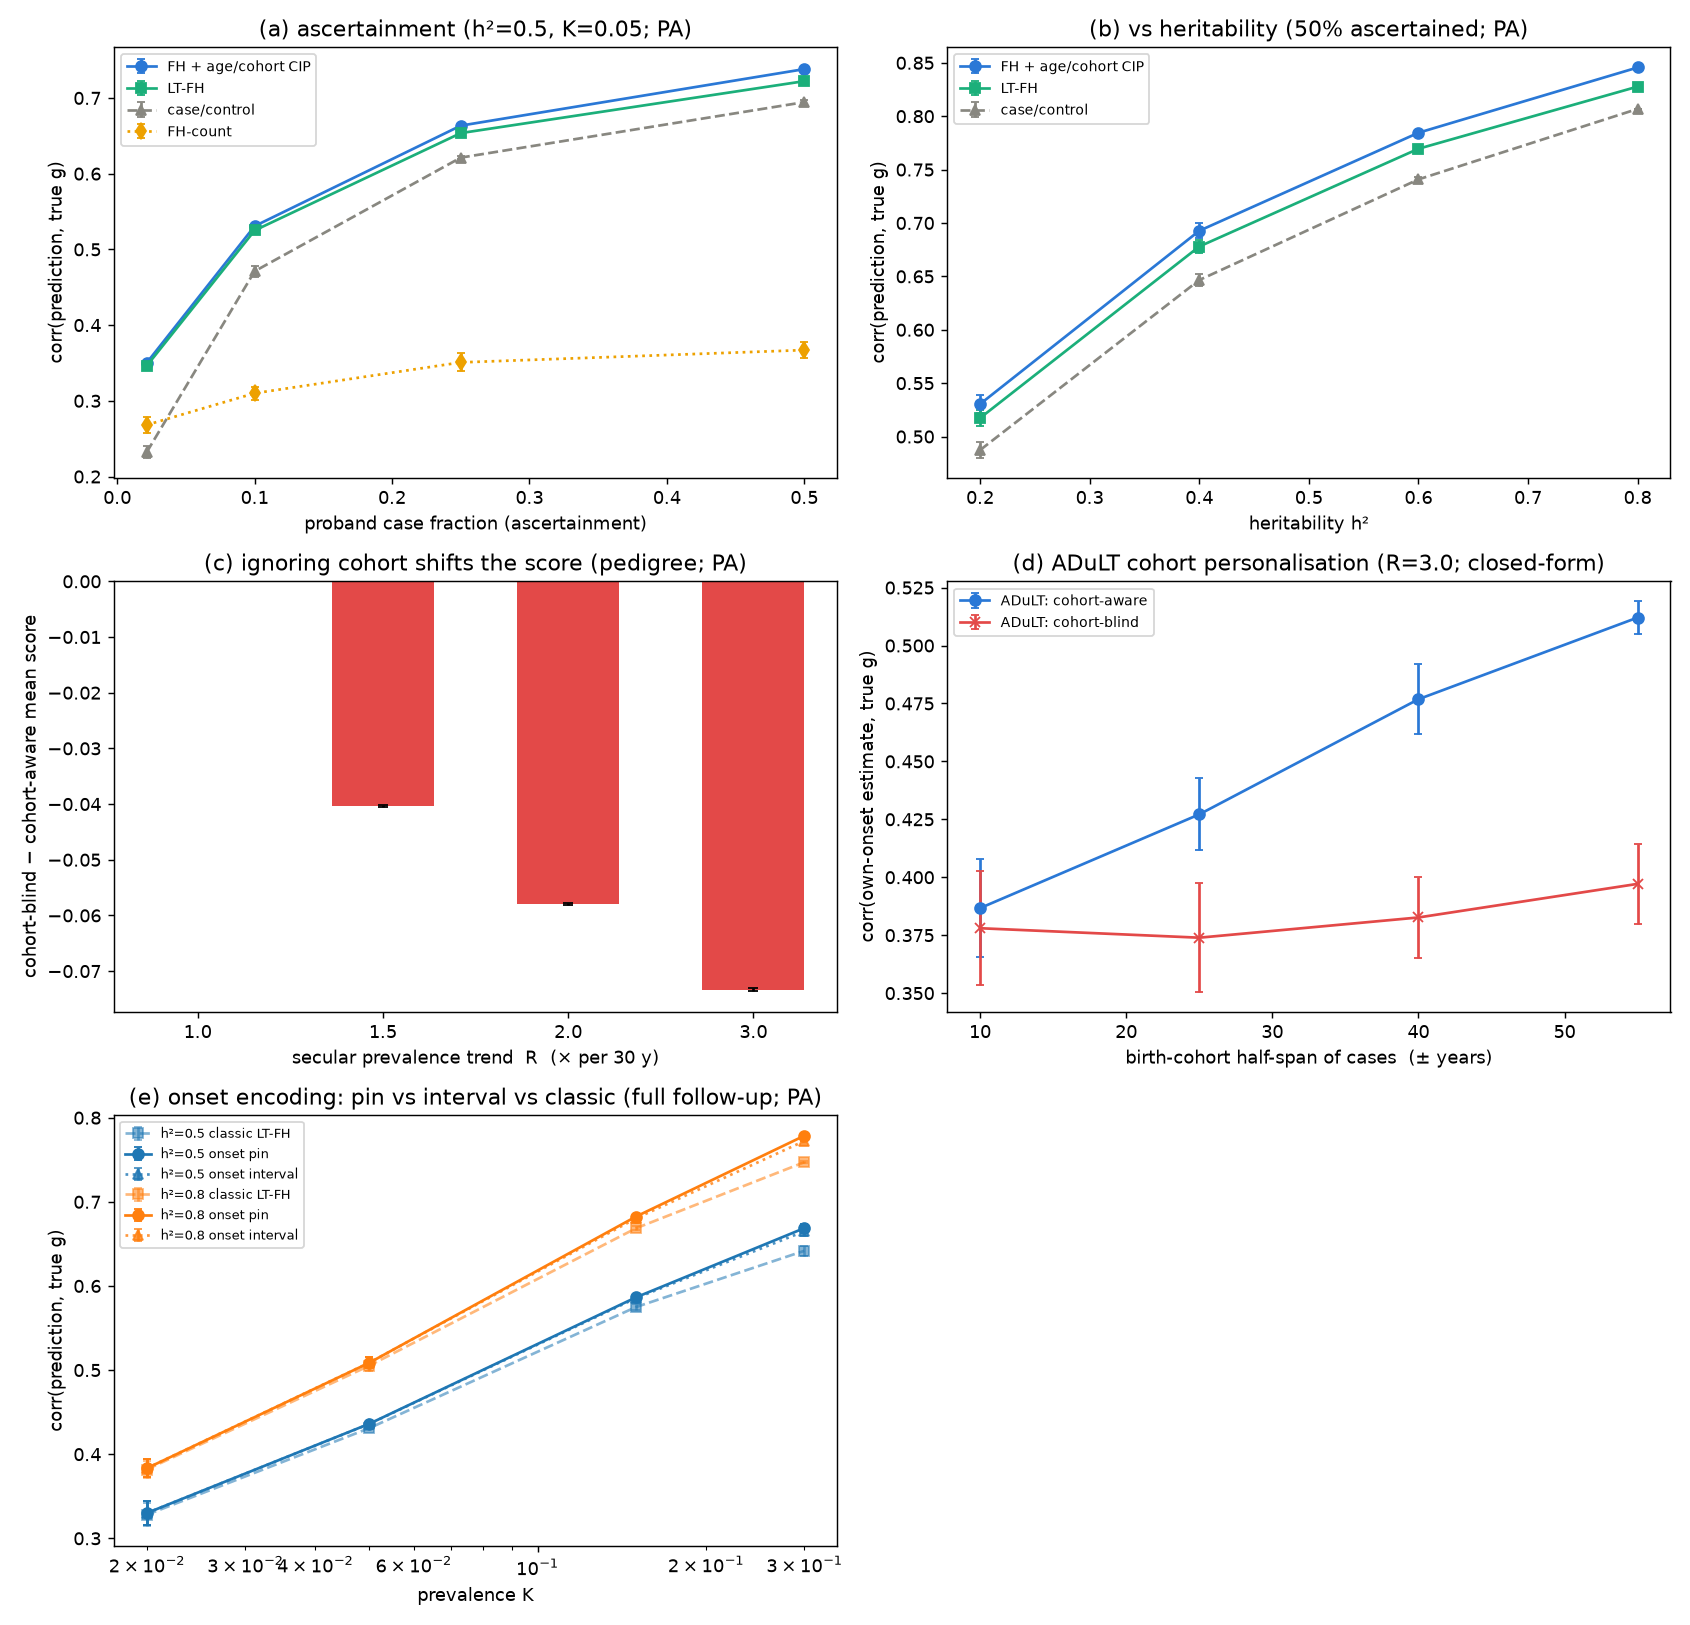

Here is the Python script that generated this plot:
"""Family-history and family-free personalised liability across registry settings.

The GWAS *phenotype* is the posterior-mean genetic liability
`E[g | own status + family history (+ age of onset + birth cohort)]`, compared with
the plain **case/control** label by correlation with known true `g`, using
**population** cumulative-incidence (CIP)
thresholds so it stays valid under case ascertainment (Pedersen 2022/2023).

Age- and cohort-consistent generative model. A liability `ℓ` is fixed; the threshold
`T(age; birth_year) = Φ⁻¹(1 − CIP(age; birth_year))` falls with age as risk accrues
and shifts with **birth cohort** (secular change in prevalence). So each person has
an onset age `a* = T⁻¹(ℓ)` under *their own cohort's* CIP. **Death is a competing
risk**: each relative has an age at death `D` (other-cause mortality), and is observed
only up to `c = min(D, age now)`; the proband is a living participant. **Observed
case** iff `a* ≤ c` (pinned at `T(a*) ≈ ℓ`), else **censored control** at `(−∞, T(c))`
— a relative who dies disease-free is a control censored at their death age, not a
phantom centenarian. `CIP(age; by) = K(by) / (1 + exp((mid − age) · slope))`, with the
cohort lifetime prevalence `K(by) = K · R^((by − 1965)/30)` (a secular ratio `R` per
30 years). Ages are generationally consistent (proband 40–70 born ≈1950–1980, parents
≈29–31 y older, grandparents ≈56–58 y); with mortality, grandparents are observed to
death (~80, ~98 % deceased) with their correct ≈1908 birth cohort.

Two threshold policies are compared:
  * **cohort-aware** — the personalised threshold
    `Tᵢ = Φ⁻¹(1 − K(ageᵢ ; birth_yearᵢ))`, each person anchored to *their own* birth
    cohort's lifetime prevalence `K(by) = K·R^((by−1965)/30)`;
  * **single-K** — the classical-LTM / original-LT-FH baseline: **one** lifetime
    prevalence `K` (the 1965 reference) for *everyone*, i.e. the same CIP anchor
    regardless of birth cohort (cohort-blind; sex is not modelled either).
They coincide when there is no secular trend (`R=1`). In pedigree panels (a)–(c),
the personalised model includes relatives and is an LT-FH++ cohort component.
Panel (d) uses only each index case and is therefore ADuLT.

Predictors in panels (a)–(c): `cc` (own case/control), `count` (# observed-case
relatives), `LT-FH` (binary, single `K`), `FH + age/cohort CIP` (personalised
family bounds), and its cohort-blind age-dependent ablation. Panel (d) compares
cohort-aware ADuLT with the corresponding cohort-blind ADuLT ablation.
Panels (a)–(c) use the selected PA or Gibbs inference engine; panel (d) is a
family-free closed-form calculation and does not run either inference engine.

Sweeps: (a) **ascertainment** (family-history vs age-of-onset gains); (b)
**heritability** (accuracy scales with h²); (c) **secular prevalence trend R** —
cohort-aware vs single-K thresholds. The birth-cohort correction helps **both**
calibration and ranking: ignoring the trend biases the liability estimate (panel (c)
reports this bias, up to −0.07), *and* it loses ranking/power whenever cases span a
range of birth cohorts — two cases with the same age of onset but different cohorts
have different true liabilities (the earlier-born, lower-prevalence one is more
extreme), which a single-K analysis collapses. On this pedigree the ranking gain is
small (the high-weight proband is a living participant spanning ~1950–1980, and the
wide-cohort grandparents are low-relatedness controls). Panel (d) isolates that
ranking gain across widening case-cohort spans; at the default R=3 and ±55 years,
the current replicated result is about 0.51 (cohort-aware) vs 0.40 (single-K), or ~1.66× in
squared-correlation terms. The
CIP shape (`--mid`, `--slope`) is configurable; GWAS λ_GC is not tested here.

Panel (e) is the onset-encoding ablation (formerly `bench_age_onset.py`): the
SAME full-follow-up families — no mortality, no cohort trend, so it stays a
clean ablation — are scored under three encodings of each case: classic binary
LT-FH `(thresh(K), inf)`, onset as an interval `[thresh(onset), inf)`, and onset
pinned at `lower == upper == thresh(onset)` (the LT-FH++ age component). All
three encodings are fit with PA; the pin is also fit with Gibbs on the first
replicate to confirm the engines agree. Swept over prevalence `K` (and h²), it
shows the onset gain grows with `K`; the pin-vs-interval contrast isolates how
much of the increment is the pin-equals-liability identity rather than knowing
onset was at least that early.

    python benchmarks/bench_fh_prediction.py
    python benchmarks/bench_fh_prediction.py --trends 1 2 4 --h2s 0.3 0.6
Writes bench_fh_prediction.csv (+ .png if matplotlib is present).
"""

import os
import csv
import argparse
from collections import defaultdict

import numpy as np

from _common import estimate, get_plt
from ltpred.covariance import construct_covmat_single, correct_positive_definite
from ltpred.thresholds import liability_threshold, convert_age_to_thresh, convert_liability_to_aoo
from ltpred.family import Family, Member

HERE = os.path.dirname(os.path.abspath(__file__))

STRUCT = ["m", "f", "s1", "s2", "mgm", "mgf", "pgm", "pgf"]     # 3-generation pedigree
CAL_NOW = 2020.0                                                # reference calendar year
BY_REF = 1965.0                                                 # reference birth cohort for K
_AGE_GAP = {"o": 0, "s": 0, "mhs": 0, "phs": 0, "m": 29, "f": 31, "mau": 29,
            "pau": 31, "mgm": 56, "mgf": 58, "pgm": 56, "pgf": 58, "c": -29}


def _draw_family(non_g, proband_age, n, rng, death_mean, death_sd):
    """Birth years and observation (censoring) ages, with **death as a competing risk**.

    The proband is a living participant (age ~ U(``proband_age``)); each relative gets
    a generationally consistent birth year and an independent age at death
    ``D ~ N(death_mean, death_sd)`` (other-cause mortality). A relative is observed up
    to ``min(D, age now)`` — the deceased up to their death age, the living up to the
    present — so a relative who dies disease-free is a control censored at death, not a
    phantom centenarian. Returns ``(birth_years, observation_ages)``, each ``(n, m)``."""
    pa = rng.integers(proband_age[0], proband_age[1] + 1, size=n).astype(float)
    proband_by = CAL_NOW - pa
    BY = np.empty((n, len(non_g)))
    OA = np.empty((n, len(non_g)))
    for j, r in enumerate(non_g):
        stem = r.rstrip("0123456789")
        gap = _AGE_GAP.get(stem, 0)
        sd = 0.0 if stem == "o" else (7.0 if gap == 0 else 5.0)
        by = proband_by - gap + rng.normal(0.0, sd, n)         # older relatives born earlier
        age_now = CAL_NOW - by                                 # biological age if alive
        if stem == "o":
            obs = age_now                                      # enrolled living participant
        else:
            death = np.clip(rng.normal(death_mean, death_sd, n), 1, 110)
            obs = np.minimum(death, age_now)                   # competing risk censors at death
        BY[:, j] = by
        OA[:, j] = np.clip(np.round(obs), 1, 110)
    return BY, OA


def _cohort_K(birth_year, K, trend_R):
    """Lifetime prevalence by birth cohort: ``K`` at 1965, scaled ``R`` per 30 years."""
    return np.clip(K * trend_R ** ((birth_year - BY_REF) / 30.0), 1e-4, 0.9)


def _thr(age, prev, mid, slope):
    return np.asarray(convert_age_to_thresh(age, pop_prev=prev,
                                            mid_point=mid, slope=slope), dtype=float)


def simulate_cohort(fam_vec, h2, K, n_fam, seed, case_frac=None, proband_age=(40, 70),
                    trend_R=1.0, mid=60.0, slope=1.0 / 8.0, death_mean=80.0, death_sd=12.0):
    """Age-, cohort-, and mortality-consistent cohort; ``case_frac`` oversamples
    observed case probands (ascertainment). Death is a **competing risk**: a relative
    is observed only up to ``min(age at death, age now)``, so a disease-free death is a
    censored control at the death age. Returns true ``g``, proband observed status, the
    observed-case relative count, and three family encodings: binary (single ``K``),
    age-of-onset **cohort-aware** (per-person ``K_i``), and age-of-onset single-``K``."""
    cov_obj = construct_covmat_single(fam_vec=fam_vec, add_ind=True, h2=h2)
    cov, _ = correct_positive_definite(cov_obj.matrix)
    roles = cov_obj.roles
    non_g = roles[1:]
    o_pos = non_g.index("o")
    mem_cols = [roles.index(r) for r in non_g]
    T_K = float(liability_threshold(K))
    rng = np.random.default_rng(seed)

    def block(n):
        L = rng.multivariate_normal(np.zeros(len(roles)), cov, size=n)
        Lm = L[:, mem_cols]
        BY, OA = _draw_family(non_g, proband_age, n, rng, death_mean, death_sd)
        Ki = _cohort_K(BY, K, trend_R)                     # cohort prevalence by birth year
        aoo = convert_liability_to_aoo(Lm, pop_prev=Ki, mid_point=mid,
                                       slope=slope)        # onset under own cohort CIP
        aoo = np.where(np.isfinite(aoo), np.round(aoo), np.inf)
        obs = aoo <= OA                                    # observed case iff onset before censoring
        return L[:, 0], Lm, OA, Ki, aoo, obs

    if case_frac is None:
        g, Lm, OA, Ki, aoo, obs = block(n_fam)
    else:
        n_case = int(round(case_frac * n_fam)); n_ctrl = n_fam - n_case
        buf = {k: [] for k in "gLAKae"}; nc = nk = 0
        while nc < n_case or nk < n_ctrl:
            gb, Lmb, OAb, Kib, aoob, obsb = block(max(20000, 8 * n_fam))
            pc = obsb[:, o_pos]
            ci = np.where(pc)[0][:max(0, n_case - nc)]
            ki = np.where(~pc)[0][:max(0, n_ctrl - nk)]
            take = np.concatenate([ci, ki]); nc += len(ci); nk += len(ki)
            for key, arr in zip("gLAKae", (gb, Lmb, OAb, Kib, aoob, obsb)):
                buf[key].append(arr[take])
        g, Lm, OA, Ki, aoo, obs = (np.concatenate(buf[k]) for k in "gLAKae")
        perm = rng.permutation(len(g))
        g, Lm, OA, Ki, aoo, obs = (x[perm] for x in (g, Lm, OA, Ki, aoo, obs))

    aoo_c = np.where(obs, aoo, 60.0)                        # avoid inf in unused case slots
    th_coh_case = _thr(aoo_c, Ki, mid, slope)
    th_coh_ctrl = _thr(OA, Ki, mid, slope)
    th_one_case = _thr(aoo_c, K, mid, slope)
    th_one_ctrl = _thr(OA, K, mid, slope)

    fams_bin, fams_coh, fams_one = [], [], []
    for i in range(len(g)):
        mb, mc, mo = [], [], []
        for j, r in enumerate(non_g):
            if obs[i, j]:
                mb.append(Member(r, T_K, np.inf))
                mc.append(Member(r, th_coh_case[i, j], th_coh_case[i, j]))
                mo.append(Member(r, th_one_case[i, j], th_one_case[i, j]))
            else:
                mb.append(Member(r, -np.inf, T_K))
                mc.append(Member(r, -np.inf, th_coh_ctrl[i, j]))
                mo.append(Member(r, -np.inf, th_one_ctrl[i, j]))
        fams_bin.append(Family(i, mb)); fams_coh.append(Family(i, mc)); fams_one.append(Family(i, mo))

    rel_pos = [j for j, r in enumerate(non_g) if r != "o"]
    return dict(g=g, o_status=obs[:, o_pos].astype(float),
                count=obs[:, rel_pos].sum(axis=1).astype(float),
                fams_bin=fams_bin, fams_coh=fams_coh, fams_one=fams_one)


def simulate_onset(fam_vec, h2, K, n_fam, seed, mid=60.0, slope=1.0 / 8.0):
    """Full-follow-up onset cohort for the encoding ablation: **no mortality, no
    cohort trend** — every lifetime case (``liability > thresh(K)``) is observed
    with its exact onset age ``T⁻¹(liability)`` (integer-rounded, as a registry
    would record it), and controls are fully followed up, so the three encodings
    below condition on the same families and differ only in how a case is encoded:
    classic binary LT-FH ``(thresh(K), inf)``, onset interval
    ``[thresh(onset), inf)``, and onset pin ``thresh(onset)`` (``lower == upper``).
    Returns true ``g`` and the three encodings."""
    cov_obj = construct_covmat_single(fam_vec=fam_vec, add_ind=True, h2=h2)
    cov, _ = correct_positive_definite(cov_obj.matrix)
    roles = cov_obj.roles
    non_g = roles[1:]
    mem_cols = [roles.index(r) for r in non_g]
    T_K = float(liability_threshold(K))
    rng = np.random.default_rng(seed)
    L = rng.multivariate_normal(np.zeros(len(roles)), cov, size=n_fam)
    Lm = L[:, mem_cols]
    obs = Lm > T_K                                     # full follow-up: all lifetime cases seen
    aoo = convert_liability_to_aoo(Lm, pop_prev=K, mid_point=mid, slope=slope)
    aoo = np.where(np.isfinite(aoo), np.round(aoo), np.inf)
    thr_onset = _thr(np.where(obs, aoo, 60.0), K, mid, slope)

    fams_bin, fams_int, fams_pin = [], [], []
    for i in range(n_fam):
        mb, mi, mp = [], [], []
        for j, r in enumerate(non_g):
            if obs[i, j]:
                mb.append(Member(r, T_K, np.inf))
                mi.append(Member(r, thr_onset[i, j], np.inf))
                mp.append(Member(r, thr_onset[i, j], thr_onset[i, j]))
            else:
                mb.append(Member(r, -np.inf, T_K))
                mi.append(Member(r, -np.inf, T_K))
                mp.append(Member(r, -np.inf, T_K))
        fams_bin.append(Family(i, mb)); fams_int.append(Family(i, mi))
        fams_pin.append(Family(i, mp))
    return dict(g=L[:, 0], fams_bin=fams_bin, fams_int=fams_int, fams_pin=fams_pin)


def _corr(pred, g):
    return 0.0 if np.std(pred) < 1e-12 else float(np.corrcoef(pred, g)[0, 1])


def _engine_label(method):
    """Canonical display/CSV label for the selected pedigree inference engine."""
    key = str(method).lower()
    if key in {"pa", "pearson-aitken", "pearson_aitken", "aitken"}:
        return "PA"
    if key == "gibbs":
        return "Gibbs"
    return str(method)


def run_point(fam_vec, h2, K, case_frac, n_fam, reps, method, seed0, proband_age,
              trend_R, mid, slope):
    acc = defaultdict(list)
    for r in range(reps):
        s = simulate_cohort(fam_vec, h2, K, n_fam, seed0 + r, case_frac,
                            proband_age, trend_R, mid=mid, slope=slope)
        g = s["g"]
        preds = dict(cc=s["o_status"], count=s["count"],
                     ltfh=estimate(s["fams_bin"], h2, method, seed=seed0 + r)[0],
                     fh_age_cohort=estimate(s["fams_coh"], h2, method,
                                            seed=seed0 + r)[0],
                     fh_age_single_k=estimate(s["fams_one"], h2, method,
                                              seed=seed0 + r)[0])
        c = {k: _corr(v, g) for k, v in preds.items()}
        for k, v in c.items():
            acc[f"corr_{k}"].append(v)
        acc["squared_corr_ratio_ltfh_vs_case_control"].append(
            (c["ltfh"] / c["cc"]) ** 2 if c["cc"] > 0 else np.nan)
        acc["squared_corr_ratio_fh_age_cohort_vs_ltfh"].append(
            (c["fh_age_cohort"] / c["ltfh"]) ** 2 if c["ltfh"] > 0 else np.nan)
        # Store actual truth-referenced errors plus the policy-induced mean shift.
        acc["rmse_fh_age_cohort"].append(
            float(np.sqrt(np.mean((preds["fh_age_cohort"] - g) ** 2))))
        acc["rmse_fh_age_single_k"].append(
            float(np.sqrt(np.mean((preds["fh_age_single_k"] - g) ** 2))))
        acc["mean_error_fh_age_cohort"].append(
            float(np.mean(preds["fh_age_cohort"] - g)))
        acc["mean_error_fh_age_single_k"].append(
            float(np.mean(preds["fh_age_single_k"] - g)))
        acc["mean_shift_fh_age_single_k_minus_cohort"].append(
            float(preds["fh_age_single_k"].mean() - preds["fh_age_cohort"].mean()))
        acc["case_frac"].append(float(s["o_status"].mean()))
    out = {k: float(np.nanmean(v)) for k, v in acc.items()}
    for key, values in acc.items():
        values = np.asarray(values, float)
        finite = values[np.isfinite(values)]
        out[f"{key}_se"] = (float(finite.std(ddof=1) / np.sqrt(finite.size))
                             if finite.size > 1 else np.nan)
    out["reps"] = reps
    return out


def run_cohort_span(h2, K, span, n, seed, mid, slope, trend_R):
    """Isolate the family-free ADuLT birth-cohort ranking gain.

    Cases spanning ±``span`` birth years around 1965, each estimated from its **own**
    age of onset (no family), cohort-aware vs single-``K``. Two cases with the same
    onset age but different cohorts have different true liabilities (the earlier-born,
    lower-prevalence one is more extreme); cohort-aware pins them correctly, single-``K``
    collapses them — so the accuracy gap grows with the cohort span."""
    rng = np.random.default_rng(seed)
    by = rng.uniform(BY_REF - span, BY_REF + span, n)
    Ki = _cohort_K(by, K, trend_R)
    g = rng.normal(0.0, np.sqrt(h2), n)
    L = g + rng.normal(0.0, np.sqrt(1.0 - h2), n)
    aoo = convert_liability_to_aoo(L, pop_prev=Ki, mid_point=mid, slope=slope)
    obs = rng.uniform(40, 90, n)
    m = np.isfinite(aoo) & (aoo <= obs)                 # observed cases
    a = np.round(aoo[m])
    coh = _thr(a, Ki[m], mid, slope)                    # cohort-aware pin ≈ true liability
    one = _thr(a, K, mid, slope)                        # single-K pin (ignores cohort)
    return dict(corr_adult=_corr(h2 * coh, g[m]),
                corr_adult_single_k=_corr(h2 * one, g[m]),
                n_cases=int(m.sum()))


def run_onset_encoding(fam_vec, h2, K, n_fam, reps, seed0, mid, slope):
    """Pin-vs-interval-vs-classic onset encodings on the same simulated families.

    All three encodings are fit with PA; the pin is additionally fit with Gibbs
    on the first replicate to confirm the two engines agree. Metrics are
    corr(estimate, true ``g``) and the squared-correlation eff-N gain of each
    onset encoding over classic LT-FH."""
    acc = defaultdict(list)
    gibbs_corr = agree = np.nan
    for r in range(reps):
        s = simulate_onset(fam_vec, h2, K, n_fam, seed0 + r, mid=mid, slope=slope)
        g = s["g"]
        pin_pa = estimate(s["fams_pin"], h2, "pa", seed=seed0 + r)[0]
        c = dict(ltfh=_corr(estimate(s["fams_bin"], h2, "pa", seed=seed0 + r)[0], g),
                 fh_onset_interval=_corr(estimate(s["fams_int"], h2, "pa",
                                                  seed=seed0 + r)[0], g),
                 fh_onset_pin=_corr(pin_pa, g))
        for k, v in c.items():
            acc[f"corr_{k}"].append(v)
        acc["squared_corr_ratio_onset_interval_vs_ltfh"].append(
            (c["fh_onset_interval"] / c["ltfh"]) ** 2 if c["ltfh"] > 0 else np.nan)
        acc["squared_corr_ratio_onset_pin_vs_ltfh"].append(
            (c["fh_onset_pin"] / c["ltfh"]) ** 2 if c["ltfh"] > 0 else np.nan)
        if r == 0:
            pin_gibbs = estimate(s["fams_pin"], h2, "gibbs", seed=seed0)[0]
            gibbs_corr = _corr(pin_gibbs, g)
            agree = _corr(pin_pa, pin_gibbs)
    out = {k: float(np.nanmean(v)) for k, v in acc.items()}
    for key, values in acc.items():
        values = np.asarray(values, float)
        finite = values[np.isfinite(values)]
        out[f"{key}_se"] = (float(finite.std(ddof=1) / np.sqrt(finite.size))
                            if finite.size > 1 else np.nan)
    out["reps"] = reps
    out["corr_fh_onset_pin_gibbs"] = gibbs_corr      # first replicate only
    out["onset_pin_pa_gibbs_agree"] = agree          # first replicate only
    return out


def _fmt(m):
    return (f"cc={m['corr_cc']:.3f} LT-FH={m['corr_ltfh']:.3f} "
            f"FH+age/cohort={m['corr_fh_age_cohort']:.3f} "
            f"| squared-corr ratios: "
            f"LT-FH/case-control={m['squared_corr_ratio_ltfh_vs_case_control']:.2f}"
            f"±{m['squared_corr_ratio_ltfh_vs_case_control_se']:.2f}x "
            f"FH+age/cohort/LT-FH="
            f"{m['squared_corr_ratio_fh_age_cohort_vs_ltfh']:.3f}"
            f"±{m['squared_corr_ratio_fh_age_cohort_vs_ltfh_se']:.3f}x")


def main():
    ap = argparse.ArgumentParser()
    ap.add_argument("--n-fam", type=int, default=4000)
    ap.add_argument("--fractions", type=float, nargs="+", default=[0.1, 0.25, 0.5])
    ap.add_argument("--h2s", type=float, nargs="+", default=[0.2, 0.4, 0.6, 0.8])
    ap.add_argument("--trends", type=float, nargs="+", default=[1.0, 1.5, 2.0, 3.0])
    ap.add_argument("--spans", type=float, nargs="+", default=[10, 25, 40, 55],
                    help="birth-cohort half-spans (± years) for the ranking-gain panel")
    ap.add_argument("--span-trend", type=float, default=3.0, help="trend R for panel (d)")
    ap.add_argument("--span-reps", type=int, default=3,
                    help="independent cohorts per birth-cohort-span cell")
    ap.add_argument("--onset-prevs", type=float, nargs="+",
                    default=[0.02, 0.05, 0.15, 0.30],
                    help="prevalence grid for the onset-encoding panel (e)")
    ap.add_argument("--onset-h2s", type=float, nargs="+", default=[0.5, 0.8],
                    help="heritability grid for the onset-encoding panel (e)")
    ap.add_argument("--onset-n-fam", type=int, default=3000,
                    help="families per onset-encoding cell (panel e)")
    ap.add_argument("--h2", type=float, default=0.5)
    ap.add_argument("--K", type=float, default=0.05)
    ap.add_argument("--mid", type=float, default=60.0)
    ap.add_argument("--slope", type=float, default=1.0 / 8.0)
    ap.add_argument("--proband-age", type=int, nargs=2, default=[40, 70])
    ap.add_argument("--reps", type=int, default=3)
    ap.add_argument("--method", default="pa")
    ap.add_argument("--seed", type=int, default=1)
    args = ap.parse_args()
    if args.reps < 1 or args.span_reps < 1:
        ap.error("--reps and --span-reps must be at least 1")
    pedigree_engine = _engine_label(args.method)
    adult_engine = "closed-form"
    pa = tuple(args.proband_age)
    base = dict(fam_vec=STRUCT, n_fam=args.n_fam, reps=args.reps, method=args.method,
                proband_age=pa, mid=args.mid, slope=args.slope)

    estimate(simulate_cohort(STRUCT, args.h2, args.K, 40, 0, proband_age=pa)["fams_coh"],
             args.h2, args.method)

    print(f"struct={'+'.join(STRUCT)} n_fam={args.n_fam} reps={args.reps} K={args.K} "
          f"CIP(mid={args.mid}, slope={args.slope:.3f})")
    print(f"inference engines: pedigree panels={pedigree_engine}; "
          f"ADuLT cohort-span panel={adult_engine}; onset-encoding panel=PA")

    rows = []
    print(f"\n(a) vs ascertainment  [h2={args.h2}, K={args.K}, no cohort trend]")
    for cf in [None] + list(args.fractions):
        m = run_point(h2=args.h2, K=args.K, case_frac=cf, seed0=args.seed, trend_R=1.0, **base)
        rows.append(dict(panel="ascertain", inference_engine=pedigree_engine,
                         h2=args.h2, K=args.K, trend_R=1.0,
                         target_frac=(cf or 0.0), n_fam=args.n_fam,
                         mid=args.mid, slope=args.slope, **m))
        print(f"  P={m['case_frac']:.3f} | {_fmt(m)}")

    print(f"\n(b) vs heritability  [K={args.K}, 50% ascertained, no cohort trend]")
    for h2 in args.h2s:
        m = run_point(h2=h2, K=args.K, case_frac=0.5, seed0=args.seed + 100, trend_R=1.0, **base)
        rows.append(dict(panel="h2", inference_engine=pedigree_engine,
                         h2=h2, K=args.K, trend_R=1.0,
                         target_frac=0.5, n_fam=args.n_fam,
                         mid=args.mid, slope=args.slope, **m))
        print(f"  h2={h2:.1f} | {_fmt(m)}")

    print(f"\n(c) vs secular prevalence trend R  [h2={args.h2}, K={args.K}, 50% ascertained]")
    for R in args.trends:
        m = run_point(h2=args.h2, K=args.K, case_frac=0.5, seed0=args.seed + 200, trend_R=R, **base)
        rows.append(dict(panel="trend", inference_engine=pedigree_engine,
                         h2=args.h2, K=args.K, trend_R=R,
                         target_frac=0.5, n_fam=args.n_fam,
                         mid=args.mid, slope=args.slope, **m))
        print(f"  R={R:.1f}/30y | corr aware={m['corr_fh_age_cohort']:.3f} "
              f"cohort-blind={m['corr_fh_age_single_k']:.3f} "
              f"| blind−aware mean shift="
              f"{m['mean_shift_fh_age_single_k_minus_cohort']:+.3f} "
              f"rmse {m['rmse_fh_age_cohort']:.3f}/{m['rmse_fh_age_single_k']:.3f}")

    print(f"\n(d) ADuLT cohort RANKING gain  [no family history, R={args.span_trend}]")
    for span in args.spans:
        ds = [run_cohort_span(args.h2, args.K, span, 5 * args.n_fam,
                              args.seed + 300 + rep, args.mid, args.slope,
                              args.span_trend) for rep in range(args.span_reps)]
        coh = np.asarray([d["corr_adult"] for d in ds])
        one = np.asarray([d["corr_adult_single_k"] for d in ds])
        d = dict(corr_adult=float(coh.mean()), corr_adult_single_k=float(one.mean()),
                 se_cohort=(float(coh.std(ddof=1) / np.sqrt(args.span_reps))
                            if args.span_reps > 1 else np.nan),
                 se_single=(float(one.std(ddof=1) / np.sqrt(args.span_reps))
                            if args.span_reps > 1 else np.nan),
                 n_cases=int(round(np.mean([x["n_cases"] for x in ds]))))
        rows.append(dict(panel="cohortspan", inference_engine=adult_engine,
                         h2=args.h2, K=args.K, span=span,
                         trend_R=args.span_trend, n_fam=5 * args.n_fam,
                         reps=args.span_reps, mid=args.mid, slope=args.slope,
                         n_cases=d["n_cases"], corr_adult=d["corr_adult"],
                         corr_adult_se=d["se_cohort"],
                         corr_adult_single_k=d["corr_adult_single_k"],
                         corr_adult_single_k_se=d["se_single"]))
        print(f"  ±{span:.0f}y (born {int(BY_REF - span)}-{int(BY_REF + span)}): "
              f"cohort-aware={d['corr_adult']:.3f}±{d['se_cohort']:.3f} "
              f"cohort-blind={d['corr_adult_single_k']:.3f}±{d['se_single']:.3f} "
              f"(mean n={d['n_cases']})")

    print("\n(e) onset ENCODING ablation  [same families scored classic / interval / pin;"
          " full follow-up, no mortality]")
    for h2 in args.onset_h2s:
        for prev in args.onset_prevs:
            m = run_onset_encoding(STRUCT, h2, prev, args.onset_n_fam, args.reps,
                                   args.seed + 400, args.mid, args.slope)
            rows.append(dict(panel="onset", inference_engine="PA",
                             h2=h2, K=prev, n_fam=args.onset_n_fam,
                             mid=args.mid, slope=args.slope, **m))
            print(f"  h2={h2:.1f} K={prev:.2f} | classic={m['corr_ltfh']:.3f}"
                  f"±{m['corr_ltfh_se']:.3f} pin={m['corr_fh_onset_pin']:.3f}"
                  f"±{m['corr_fh_onset_pin_se']:.3f} "
                  f"interval={m['corr_fh_onset_interval']:.3f}"
                  f"±{m['corr_fh_onset_interval_se']:.3f} "
                  f"| pin/classic={m['squared_corr_ratio_onset_pin_vs_ltfh']:.3f}"
                  f"±{m['squared_corr_ratio_onset_pin_vs_ltfh_se']:.3f}x "
                  f"int/classic={m['squared_corr_ratio_onset_interval_vs_ltfh']:.3f}"
                  f"±{m['squared_corr_ratio_onset_interval_vs_ltfh_se']:.3f}x "
                  f"| first-rep Gibbs={m['corr_fh_onset_pin_gibbs']:.3f}")

    write_csv(rows)
    plot(rows, args)
    print("\nwrote bench_fh_prediction.csv and bench_fh_prediction.png")


def write_csv(rows):
    fields = ["panel", "inference_engine", "h2", "K", "trend_R", "span",
              "target_frac", "n_fam",
              "reps", "mid", "slope", "n_cases", "case_frac",
              "corr_cc", "corr_count", "corr_ltfh", "corr_fh_age_cohort",
              "corr_fh_age_single_k",
              "corr_adult", "corr_adult_single_k",
              "corr_fh_onset_interval", "corr_fh_onset_pin",
              "squared_corr_ratio_ltfh_vs_case_control",
              "squared_corr_ratio_fh_age_cohort_vs_ltfh",
              "squared_corr_ratio_onset_interval_vs_ltfh",
              "squared_corr_ratio_onset_pin_vs_ltfh",
              "rmse_fh_age_cohort", "rmse_fh_age_single_k",
              "mean_error_fh_age_cohort", "mean_error_fh_age_single_k",
              "mean_shift_fh_age_single_k_minus_cohort",
              "corr_fh_onset_pin_gibbs", "onset_pin_pa_gibbs_agree"]
    metrics = ["case_frac", "corr_cc", "corr_count", "corr_ltfh",
               "corr_fh_age_cohort", "corr_fh_age_single_k", "corr_adult",
               "corr_adult_single_k", "corr_fh_onset_interval",
               "corr_fh_onset_pin",
               "squared_corr_ratio_ltfh_vs_case_control",
               "squared_corr_ratio_fh_age_cohort_vs_ltfh",
               "squared_corr_ratio_onset_interval_vs_ltfh",
               "squared_corr_ratio_onset_pin_vs_ltfh",
               "rmse_fh_age_cohort", "rmse_fh_age_single_k",
               "mean_error_fh_age_cohort", "mean_error_fh_age_single_k",
               "mean_shift_fh_age_single_k_minus_cohort"]
    fields.extend(f"{name}_se" for name in metrics)
    path = os.path.join(HERE, "bench_fh_prediction.csv")
    with open(path, "w", newline="") as fh:
        w = csv.DictWriter(fh, fieldnames=fields, lineterminator="\n")
        w.writeheader()
        w.writerows([{k: r.get(k, "") for k in fields} for r in rows])


def plot(rows, args):
    plt = get_plt()
    if plt is None:
        return
    asc = sorted([r for r in rows if r["panel"] == "ascertain"], key=lambda r: r["case_frac"])
    h2s = sorted([r for r in rows if r["panel"] == "h2"], key=lambda r: r["h2"])
    trd = sorted([r for r in rows if r["panel"] == "trend"], key=lambda r: r["trend_R"])
    csp = sorted([r for r in rows if r["panel"] == "cohortspan"], key=lambda r: r["span"])
    ons = sorted([r for r in rows if r["panel"] == "onset"],
                 key=lambda r: (r["h2"], r["K"]))
    fig, axs = plt.subplots(3, 2, figsize=(13, 12.5))
    ax = axs.ravel()
    pedigree_engine = asc[0]["inference_engine"] if asc else _engine_label(args.method)
    adult_engine = csp[0]["inference_engine"] if csp else "closed-form"
    C = dict(fh_age_cohort="#2a78d6", ltfh="#1baf7a", count="#eda100",
             cc="#888780", one="#e34948")

    P = [r["case_frac"] for r in asc]
    ax[0].errorbar(P, [r["corr_fh_age_cohort"] for r in asc],
                   yerr=[r["corr_fh_age_cohort_se"] for r in asc], fmt="-o",
                   capsize=2, color=C["fh_age_cohort"], label="FH + age/cohort CIP")
    ax[0].errorbar(P, [r["corr_ltfh"] for r in asc],
                   yerr=[r["corr_ltfh_se"] for r in asc], fmt="-s",
                   capsize=2, color=C["ltfh"], label="LT-FH")
    ax[0].errorbar(P, [r["corr_cc"] for r in asc],
                   yerr=[r["corr_cc_se"] for r in asc], fmt="--^",
                   capsize=2, color=C["cc"], label="case/control")
    ax[0].errorbar(P, [r["corr_count"] for r in asc],
                   yerr=[r["corr_count_se"] for r in asc], fmt=":d",
                   capsize=2, color=C["count"], label="FH-count")
    ax[0].set_xlabel("proband case fraction (ascertainment)")
    ax[0].set_ylabel("corr(prediction, true g)")
    ax[0].set_title(f"(a) ascertainment (h²={args.h2}, K={args.K}; {pedigree_engine})")
    ax[0].legend(fontsize=8)

    H = [r["h2"] for r in h2s]
    ax[1].errorbar(H, [r["corr_fh_age_cohort"] for r in h2s],
                   yerr=[r["corr_fh_age_cohort_se"] for r in h2s], fmt="-o",
                   capsize=2, color=C["fh_age_cohort"], label="FH + age/cohort CIP")
    ax[1].errorbar(H, [r["corr_ltfh"] for r in h2s],
                   yerr=[r["corr_ltfh_se"] for r in h2s], fmt="-s",
                   capsize=2, color=C["ltfh"], label="LT-FH")
    ax[1].errorbar(H, [r["corr_cc"] for r in h2s],
                   yerr=[r["corr_cc_se"] for r in h2s], fmt="--^",
                   capsize=2, color=C["cc"], label="case/control")
    ax[1].set_xlabel("heritability h²")
    ax[1].set_ylabel("corr(prediction, true g)")
    ax[1].set_title(f"(b) vs heritability (50% ascertained; {pedigree_engine})")
    ax[1].legend(fontsize=8)

    R = [r["trend_R"] for r in trd]
    ax[2].axhline(0.0, color="k", ls=":", lw=1)
    ax[2].bar([str(r) for r in R],
              [r["mean_shift_fh_age_single_k_minus_cohort"] for r in trd],
              yerr=[r["mean_shift_fh_age_single_k_minus_cohort_se"] for r in trd],
              capsize=3,
              color=C["one"], width=0.55)
    ax[2].set_xlabel("secular prevalence trend  R  (× per 30 y)")
    ax[2].set_ylabel("cohort-blind − cohort-aware mean score")
    ax[2].set_title(f"(c) ignoring cohort shifts the score (pedigree; {pedigree_engine})")

    S = [r["span"] for r in csp]
    ax[3].errorbar(S, [r["corr_adult"] for r in csp],
                   yerr=[r["corr_adult_se"] for r in csp], fmt="-o",
                   capsize=2, color=C["fh_age_cohort"], label="ADuLT: cohort-aware")
    ax[3].errorbar(S, [r["corr_adult_single_k"] for r in csp],
                   yerr=[r["corr_adult_single_k_se"] for r in csp], fmt="-x",
                   capsize=2, color=C["one"], label="ADuLT: cohort-blind")
    ax[3].set_xlabel("birth-cohort half-span of cases  (± years)")
    ax[3].set_ylabel("corr(own-onset estimate, true g)")
    ax[3].set_title(f"(d) ADuLT cohort personalisation "
                    f"(R={args.span_trend}; {adult_engine})")
    ax[3].legend(fontsize=8)

    h2s_o = sorted({r["h2"] for r in ons})
    for h2 in h2s_o:
        sub = [r for r in ons if r["h2"] == h2]
        K = [r["K"] for r in sub]
        col = f"C{h2s_o.index(h2)}"
        ax[4].errorbar(K, [r["corr_ltfh"] for r in sub],
                       yerr=[r["corr_ltfh_se"] for r in sub], fmt="--s",
                       capsize=2, color=col, alpha=0.55,
                       label=f"h²={h2} classic LT-FH")
        ax[4].errorbar(K, [r["corr_fh_onset_pin"] for r in sub],
                       yerr=[r["corr_fh_onset_pin_se"] for r in sub], fmt="-o",
                       capsize=2, color=col, label=f"h²={h2} onset pin")
        ax[4].errorbar(K, [r["corr_fh_onset_interval"] for r in sub],
                       yerr=[r["corr_fh_onset_interval_se"] for r in sub],
                       fmt=":^", capsize=2, color=col, alpha=0.8,
                       label=f"h²={h2} onset interval")
    ax[4].set_xscale("log")
    ax[4].set_xlabel("prevalence K")
    ax[4].set_ylabel("corr(prediction, true g)")
    ax[4].set_title("(e) onset encoding: pin vs interval vs classic "
                    "(full follow-up; PA)")
    ax[4].legend(fontsize=7)
    ax[5].axis("off")

    fig.tight_layout()
    fig.savefig(os.path.join(HERE, "bench_fh_prediction.png"), dpi=130)


if __name__ == "__main__":
    main()
